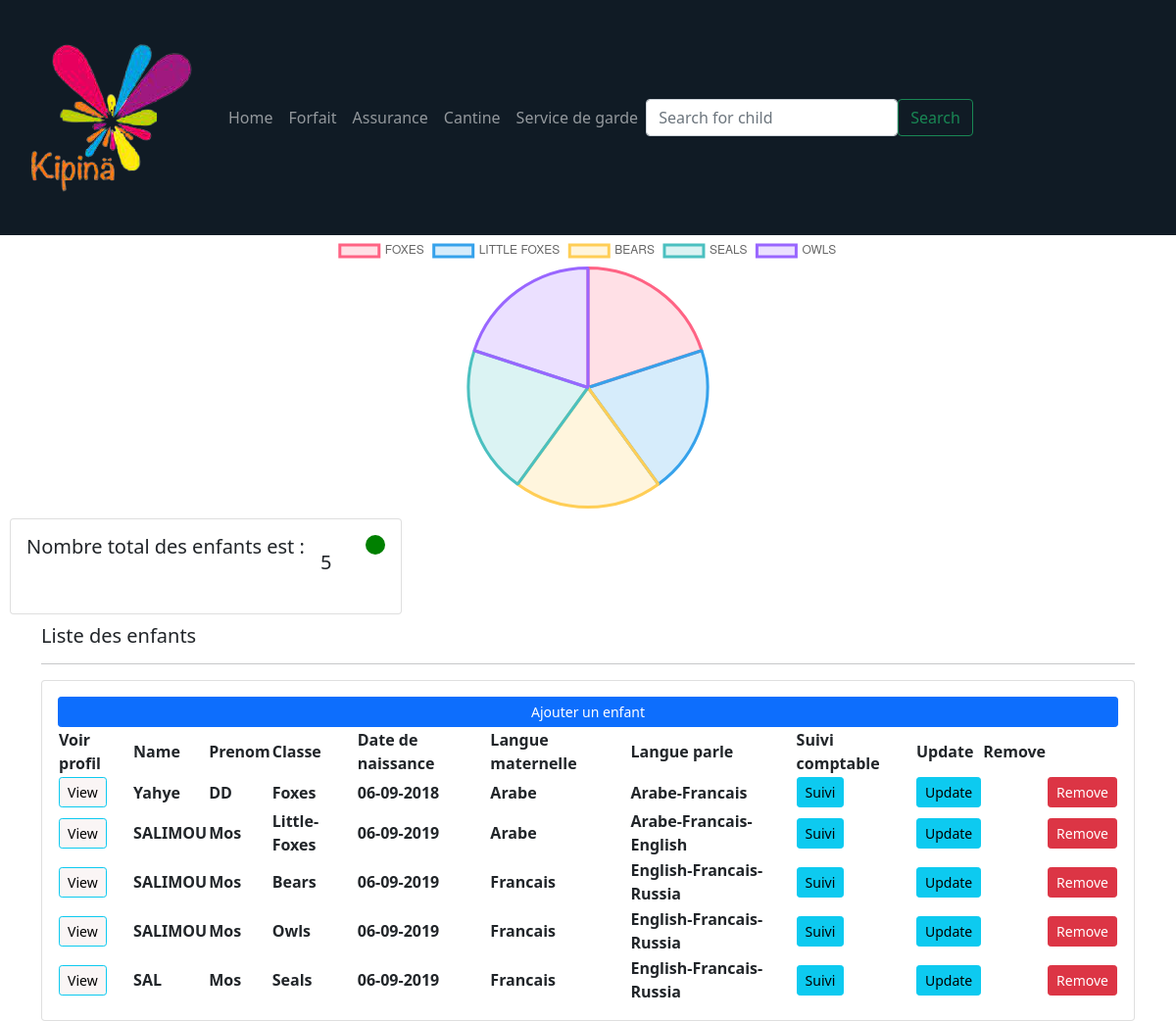
The page / on the database its author committed.
### compte/models.py (models this page shows, shortened)
class Enfant(models.Model):
    TYPE=(
        ('exterieur','exterieur'),
        ('interne','interne'),
    )
    CLASSE=(
        ('Foxes','Foxes'),
        ('Little-Foxes','Little-Foxes'),
        ('Bears','Bears'),
        ('Seals','Seals'),
        ('Owls','Owls'),
    )
    name=models.CharField(max_length=100, null=True)
    prenom=models.CharField(max_length=100, null=True)
    nationalite=models.CharField(max_length=100, null=True)
    langueMaternelle=models.CharField(max_length=100, null=True)
    langueParlee=models.CharField(max_length=100, null=True)
    type=models.CharField(max_length=100, null=True, choices=TYPE)
    date_naissance=models.CharField(max_length=100, null=True)
    date_inscription=models.DateTimeField(auto_now_add=True)
    claSSe=models.CharField(max_length=100, null=True, choices=CLASSE)
    frais_scolarite=models.BooleanField()

### compte/views.py (the view)
# urls.py: path('', views.dashboard, name='dash'),
def dashboard(request):
    enf=Enfant.objects.all()
    total4J=enf.filter(claSSe='Foxes').count()
    total6J=enf.filter(claSSe='Little-Foxes').count()
    total5J=enf.filter(claSSe='Bears').count()
    total7J=enf.filter(claSSe='Seals').count()
    total8J=enf.filter(claSSe='Owls').count()
    total=enf.count()
    context={
        'enf':enf,
        'total': total,
        'total4J':total4J,
        'total6J':total6J,
        'total5J':total5J,
        'total7J':total7J,
        'total8J':total8J,
    }
    return render(request,'compte/dashboard.html',context)

### templates/compte/dashboard.html (shortened to what this page needs)
<!DOCTYPE html>
{% include 'compte/navbar.html' %}
<html lang="en">
<head>
  <link href="https://cdn.jsdelivr.net/npm/bootstrap@5.0.0/dist/css/bootstrap.min.css"
        rel="stylesheet"
>
</head>
<body style="background-image: url('https://i.pinimg.com/originals/62/63/5b/62635bfd6f5c20e3666f27e015191bde.jpg');">
<div style="display: flex; flex-direction: row; flex-wrap: wrap" style="background-image: url('');">
  {% include 'compte/charts.html' %}
  <div class="card" style="width: 25rem; margin: 10px">
    <div class="card-body">
      <div style="display: flex; flex-direction: row">
        <h5 class="card-title">Nombre total des enfants est : </h5>
        <h5 class="card-body"> {{total}} </h5>
        <div style="
          background: green;
          width: 20px;
          height: 20px;
          margin-left: 10px;
          border-radius: 50%;
        "></div>
      </div>
    </div>
  </div>
<div class="container">
 <div class="row">
    <div class="col-md-12">
        <h5>Liste des enfants</h5>
        <hr>
        <div class="card card-body">
            <a class="btn btn-primary btn-sm btm-block" href="{% url 'Create_Profil' %}">Ajouter un enfant</a>
            <table>
                <tr>
                    <th>
                      Voir profil
                    </th>
                    <th>
                        Name
                    </th>
                    <th>
                        Prenom
                    </th>
                    <th>
                        Classe
                    </th>
                    <th>
                        Date de naissance
                    </th>
                    <th>Langue maternelle</th>
                    <th>Langue parle</th>
                    <th>Suivi comptable</th>
                    <th>Update</th>
                    <th>Remove</th>
                </tr>
                {% for i in enf %}
                <tr>
                    <th><a class="btn btn-sm btn-info" style="background-color: rgb(250, 245, 245);" href="{% url 'View_Profil' i.id %}">View </a>
                    </th>
                    <th> {{i.name}} </th>
                    <th> {{i.prenom}} </th>
                    <th> {{i.claSSe}} </th>
                    <th> {{i.date_naissance}} </th>
                    <th> {{i.langueMaternelle}} </th>
                    <th> {{i.langueParlee}} </th>
                    <th> <a class="btn btn-sm btn-info" href="{% url 'Suivi_Profil' i.id %}"> Suivi </a></th>
                    <th><a class="btn btn-sm btn-info" href="{% url 'Update_Profil' i.id %}">Update</a></th>
                    <th></th>
                    <th><a class="btn btn-sm btn-danger" href="{% url 'Remove_Profil' i.id %}">Remove</a></th>
                </tr>
                {% endfor%}
            </table>
        </div>
    </div>
 </div>
</div>
</body>
</html>

### rows shown on the page
Enfant: name "Yahye", prenom "DD", claSSe "Foxes", date_naissance "06-09-2018", langueMaternelle "Arabe", langueParlee "Arabe-Francais"
Enfant: name "SALIMOU", prenom "Mos", claSSe "Little-Foxes", date_naissance "06-09-2019", langueMaternelle "Arabe", langueParlee "Arabe-Francais-English"
Enfant: name "SALIMOU", prenom "Mos", claSSe "Bears", date_naissance "06-09-2019", langueMaternelle "Francais", langueParlee "English-Francais-Russia"
Enfant: name "SALIMOU", prenom "Mos", claSSe "Owls", date_naissance "06-09-2019", langueMaternelle "Francais", langueParlee "English-Francais-Russia"
Enfant: name "SAL", prenom "Mos", claSSe "Seals", date_naissance "06-09-2019", langueMaternelle "Francais", langueParlee "English-Francais-Russia"

### other values the page prints
{{ total }} "5"
chart data {{ total4J }} 1
chart data {{ total6J }} 1
chart data {{ total5J }} 1
chart data {{ total7J }} 1
